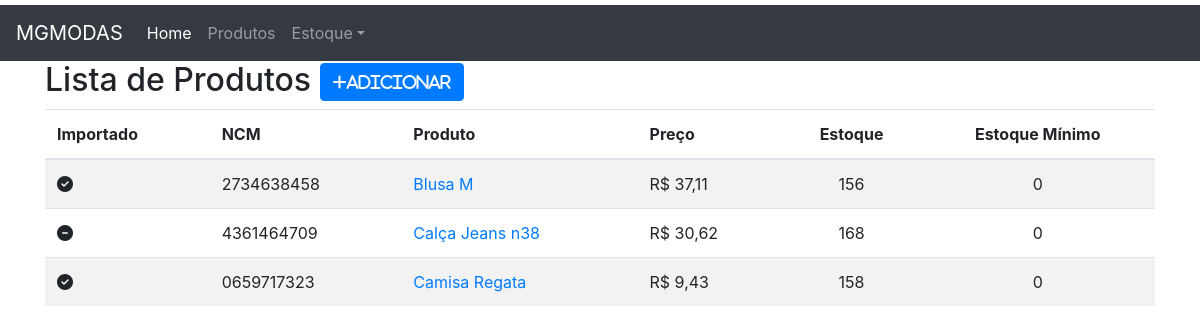
/produto/, run on an earlier commit of the app's database.
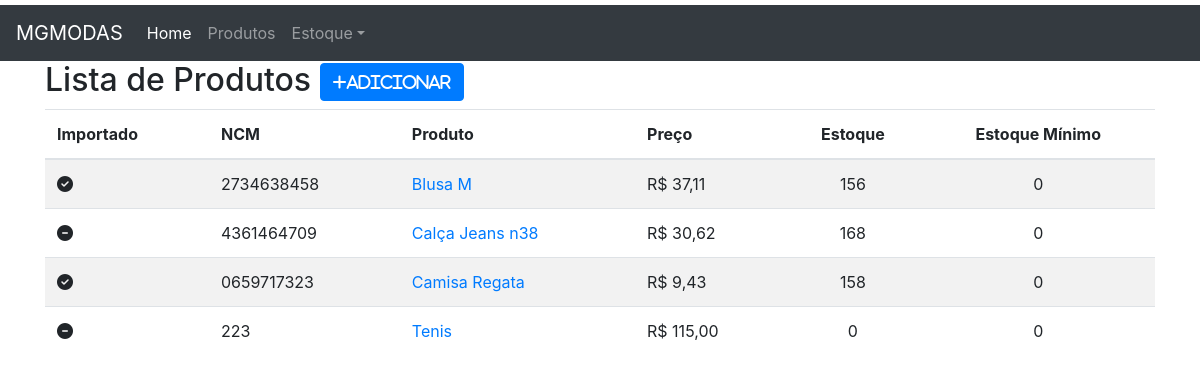
And on a later commit of the database.
### produto/models.py (models this page shows, shortened)
class Produto(models.Model):
    importado = models.BooleanField(default=False)
    ncm= models.CharField('NCM',max_length=10)
    produto = models.CharField('Produto',max_length=100, unique=True)
    preco= models.DecimalField('preço',decimal_places=2,max_digits=10)
    estoque= models.IntegerField('estoque atual',)
    estoque_minimo= models.PositiveIntegerField('estoque minimo',default=0)
    class Meta:
        ordering = ('produto',)
    def get_absolute_url(self):
        return reverse_lazy('produto:produto_detail', kwargs={'pk': self.pk})

### produto/views.py (the view)
# urls.py: path('', v.produto_list, name='produto_list'),
def produto_list(request):
    template_name='produto_list.html'
    objects = Produto.objects.all()
    context = {'object_list':objects }
    return render(request, template_name, context)

### produto/templates/produto_list.html
{% extends "base.html"%}
{% block content %}
    <div class="page-header">
        <h2> Lista de Produtos
            <span class=" pull-right">
                <a href="{% url 'produto:produto_add' %}">
                    <button type="button" class="btn btn-primary">
                        <span class="fa fa-plus">Adicionar</span>
                    </button>
                </a>
            </span>
        </h2>
        {% if object_list %}
            <table class="table table-striped">
                <thead>
                    <tr>
                        <th>Importado</th>
                        <th>NCM</th>
                        <th>Produto</th>
                        <th>Preço</th>
                        <th class="text-center">Estoque</th>
                        <th class="text-center">Estoque Mínimo</th>
                    </tr>
                </thead>
                <tbody>
                    {% for object in object_list %}
                            <tr>
                                <td>
                                    {% if object.importado %}
                                        <i class=" fa fa-check-circle ok"></i>
                                    {% else %}
                                        <i class=" fa fa-minus-circle no"></i>
                                    {% endif %}
                                </td>
                                <td>{{object.ncm}}</td>
                                <td>
                                    <a href="{{object.get_absolute_url }}">{{ object.produto }}</a>
                                </td>
                                <td>R$ <span class=" pull right">{{object.preco}}</span></td>
                                <td class="text-center">{{object.estoque}}</td>
                                <td class="text-center">{{object.estoque_minimo}}</td>
                            </tr>
                        {% endfor %}
                    </tbody>
            </table>
        {% else %}
            <p class="alert alert warning"> Sem itens na lista.</p>
        {% endif%}
    </div>
{% endblock content %}

What changed in the data, as far as the page shows it:
added Produto: importado False (drawn), ncm "223", produto "Tenis", preco "115,00", estoque "0", estoque_minimo "0"
